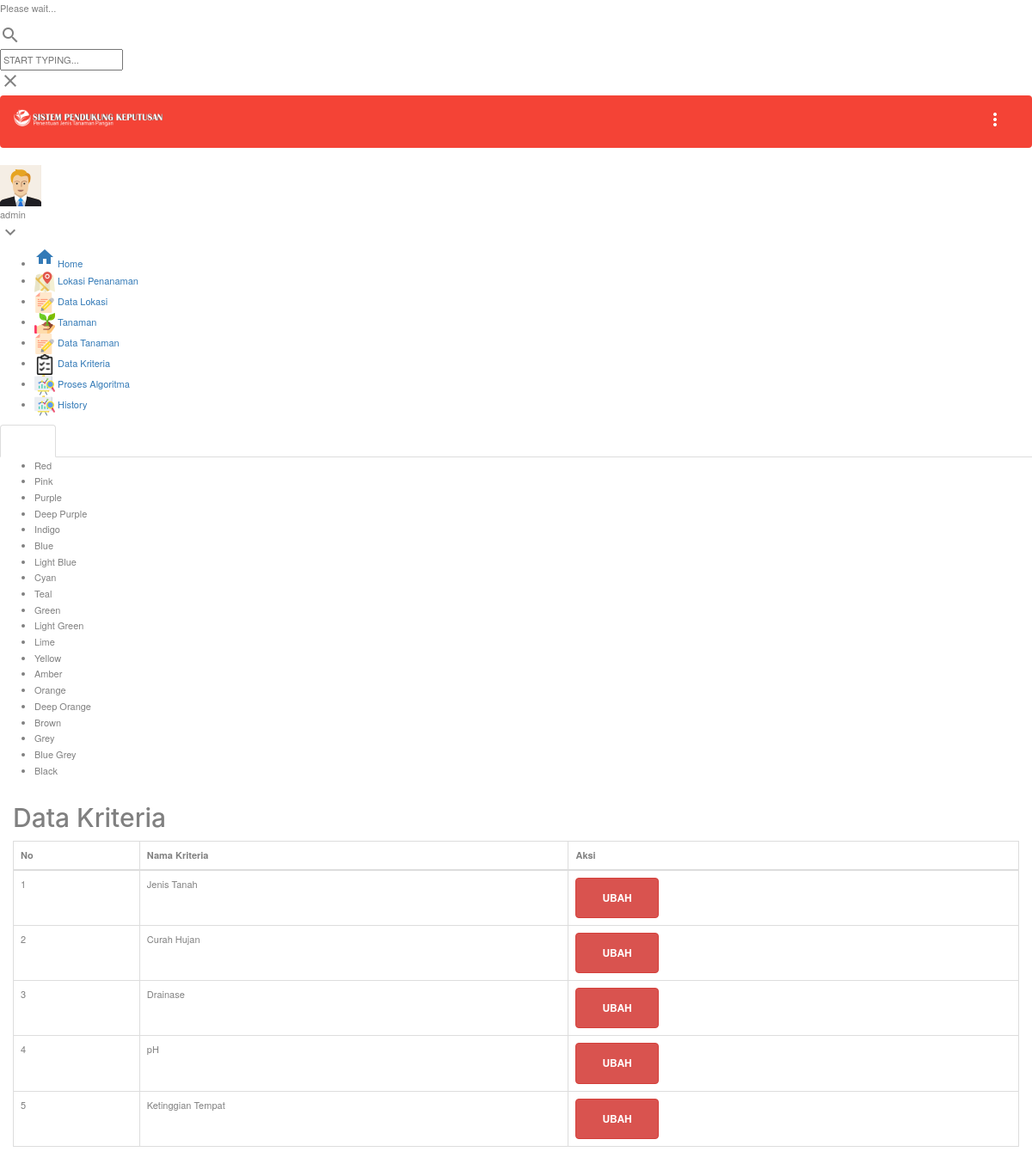
The app's page /admin/data_kriteria.php (signed in) with its own data.
### tables this page shows
CREATE TABLE `tb_kriteria` (
  `id_criteria` tinyint(3) UNSIGNED NOT NULL,
  `criteria` varchar(100) DEFAULT NULL,
  `bulan` text
);

### admin/data_kriteria.php (the view, shortened to what this page needs)
<?php include_once 'atribut/head.php'; ?>
<div class="page-loader-wrapper">
    <div class="loader">
        <p>Please wait...</p>
    </div>
</div>
<div class="search-bar">
    <div class="search-icon">
        <i class="material-icons">search</i>
    </div>
    <input type="text" placeholder="START TYPING...">
    <div class="close-search">
        <i class="material-icons">close</i>
    </div>
</div>
<?php include_once 'atribut/menu.php'; ?>
<section class="content">
    <div class="container-fluid">
        <div class="row clearfix">
            <div class="col-lg-12 col-md-12 col-sm-12 col-xs-12">
                <div class="card">
                    <div class="header">
                        <h2>
                            Data Kriteria
                        </h2>
                    </div>
                    <div class="body">
                        <div class="row clearfix">
                            <div class="col-lg-12 col-md-12 col-sm-12 col-xs-12">
                                <div class="card">
                                    <div class="body table-responsive">
                                        <table class="table table-bordered">
                                            <thead>
                                                <tr>
                                                    <th>No</th>
                                                    <th>Nama Kriteria</th>
                                                    <th>Aksi</th>
                                                </tr>
                                            </thead>
                                            <tbody>
                                                <?php
                                                $no = 1;
                                                $sql = "SELECT * FROM tb_kriteria";
                                                $query = $connect->query($sql);
                                                while ($row = $query->fetch_array()) {
                                                    echo "<tr>";
                                                    echo "<td>".$no++."</td>";
                                                    echo "<td>".$row['criteria']."</td>";
                                                    echo "<td><a href='data_kriteria_ubah.php?id_kriteria=".$row['id_criteria']."' class='btn btn-danger'>Ubah</a></td>";
                                                    echo "</tr>";
                                                }
                                                ?>
                                            </tbody>
                                        </table>
                                    </div>
                                </div>
                            </div>
                        </div>
                    </div>
                </div>
            </div>
        </div>
  </div>
</section>
<?php include_once 'atribut/foot.php'; ?>

### assets/css/style.css (style rules this page uses)
body { line-height: 1.7; color: gray; font-weight: 300; font-size: 1.1rem; }
a { -webkit-transition: .3s all ease; -o-transition: .3s all ease; transition: .3s all ease; }
h1, h2, h3, h4, h5, .h1, .h2, .h3, .h4, .h5 { font-family: "Muli", -apple-system, BlinkMacSystemFont, "Segoe UI", Roboto, "Helvetica Neue", Arial, sans-serif, "Apple Color Emoji", "Segoe UI Emoji", "Segoe UI Symbol", "Noto Color Emoji"; }
.btn { text-transform: uppercase; font-size: 12px; font-weight: 900; padding: 14px 30px; }

### records on screen
tb_kriteria: criteria "Jenis Tanah"
tb_kriteria: criteria "Curah Hujan"
tb_kriteria: criteria "Drainase"
tb_kriteria: criteria "pH"
tb_kriteria: criteria "Ketinggian Tempat"

### other values on screen
$_SESSION['inpusername'] "admin"
